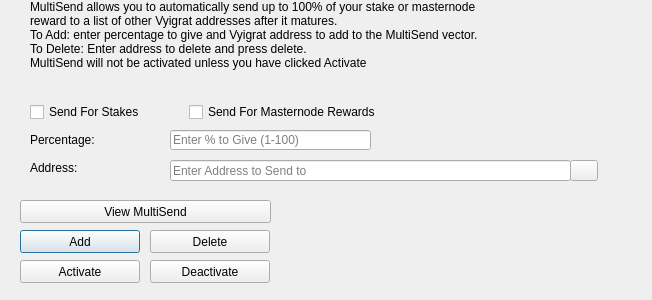
<?xml version="1.0" encoding="UTF-8"?>
<ui version="4.0">
 <class>MultiSendDialog</class>
 <widget class="QDialog" name="MultiSendDialog">
  <property name="windowModality">
   <enum>Qt::NonModal</enum>
  </property>
  <property name="geometry">
   <rect>
    <x>0</x>
    <y>0</y>
    <width>652</width>
    <height>300</height>
   </rect>
  </property>
  <property name="windowTitle">
   <string>MultiSend</string>
  </property>
  <widget class="QLineEdit" name="multiSendPercentEdit">
   <property name="geometry">
    <rect>
     <x>170</x>
     <y>130</y>
     <width>201</width>
     <height>20</height>
    </rect>
   </property>
   <property name="toolTip">
    <string>Enter whole numbers 1 - 100</string>
   </property>
   <property name="placeholderText">
    <string>Enter % to Give (1-100)</string>
   </property>
  </widget>
  <widget class="QLineEdit" name="multiSendAddressEdit">
   <property name="geometry">
    <rect>
     <x>170</x>
     <y>160</y>
     <width>401</width>
     <height>21</height>
    </rect>
   </property>
   <property name="toolTip">
    <string/>
   </property>
   <property name="placeholderText">
    <string>Enter Address to Send to</string>
   </property>
  </widget>
  <widget class="QLabel" name="label_2">
   <property name="geometry">
    <rect>
     <x>30</x>
     <y>0</y>
     <width>451</width>
     <height>121</height>
    </rect>
   </property>
   <property name="lineWidth">
    <number>1</number>
   </property>
   <property name="text">
    <string>MultiSend allows you to automatically send up to 100% of your stake or masternode reward to a list of other Vyigrat addresses after it matures.
To Add: enter percentage to give and Vyigrat address to add to the MultiSend vector.
To Delete: Enter address to delete and press delete.
MultiSend will not be activated unless you have clicked Activate</string>
   </property>
   <property name="alignment">
    <set>Qt::AlignLeading|Qt::AlignLeft|Qt::AlignTop</set>
   </property>
   <property name="wordWrap">
    <bool>true</bool>
   </property>
  </widget>
  <widget class="QLabel" name="message">
   <property name="geometry">
    <rect>
     <x>290</x>
     <y>200</y>
     <width>351</width>
     <height>91</height>
    </rect>
   </property>
   <property name="text">
    <string/>
   </property>
  </widget>
  <widget class="QPushButton" name="addButton">
   <property name="geometry">
    <rect>
     <x>20</x>
     <y>230</y>
     <width>120</width>
     <height>23</height>
    </rect>
   </property>
   <property name="toolTip">
    <string/>
   </property>
   <property name="statusTip">
    <string>Add to MultiSend Vector</string>
   </property>
   <property name="text">
    <string>Add</string>
   </property>
  </widget>
  <widget class="QPushButton" name="disableButton">
   <property name="geometry">
    <rect>
     <x>150</x>
     <y>260</y>
     <width>120</width>
     <height>23</height>
    </rect>
   </property>
   <property name="statusTip">
    <string>Deactivate MultiSend</string>
   </property>
   <property name="text">
    <string>Deactivate</string>
   </property>
  </widget>
  <widget class="QPushButton" name="addressBookButton">
   <property name="geometry">
    <rect>
     <x>570</x>
     <y>160</y>
     <width>28</width>
     <height>21</height>
    </rect>
   </property>
   <property name="toolTip">
    <string>Choose an address from the address book</string>
   </property>
   <property name="text">
    <string/>
   </property>
   <property name="icon">
    <iconset resource="../vyigrat.qrc">
     <normaloff>:/icons/address-book</normaloff>:/icons/address-book</iconset>
   </property>
   <property name="shortcut">
    <string>Alt+A</string>
   </property>
   <property name="autoDefault">
    <bool>false</bool>
   </property>
  </widget>
  <widget class="QLabel" name="label">
   <property name="geometry">
    <rect>
     <x>30</x>
     <y>130</y>
     <width>121</width>
     <height>20</height>
    </rect>
   </property>
   <property name="toolTip">
    <string>Percentage of stake to send</string>
   </property>
   <property name="text">
    <string>Percentage:</string>
   </property>
  </widget>
  <widget class="QLabel" name="label_5">
   <property name="geometry">
    <rect>
     <x>30</x>
     <y>160</y>
     <width>111</width>
     <height>16</height>
    </rect>
   </property>
   <property name="toolTip">
    <string>Address to send portion of stake to</string>
   </property>
   <property name="text">
    <string>Address:</string>
   </property>
  </widget>
  <widget class="QPushButton" name="deleteButton">
   <property name="geometry">
    <rect>
     <x>150</x>
     <y>230</y>
     <width>120</width>
     <height>23</height>
    </rect>
   </property>
   <property name="toolTip">
    <string/>
   </property>
   <property name="statusTip">
    <string>Delete Address From MultiSend Vector</string>
   </property>
   <property name="text">
    <string>Delete</string>
   </property>
  </widget>
  <widget class="QPushButton" name="activateButton">
   <property name="geometry">
    <rect>
     <x>20</x>
     <y>260</y>
     <width>120</width>
     <height>23</height>
    </rect>
   </property>
   <property name="statusTip">
    <string>Activate MultiSend</string>
   </property>
   <property name="text">
    <string>Activate</string>
   </property>
  </widget>
  <widget class="QPushButton" name="viewButton">
   <property name="geometry">
    <rect>
     <x>20</x>
     <y>200</y>
     <width>251</width>
     <height>23</height>
    </rect>
   </property>
   <property name="toolTip">
    <string/>
   </property>
   <property name="statusTip">
    <string>View MultiSend Vector</string>
   </property>
   <property name="text">
    <string>View MultiSend</string>
   </property>
  </widget>
  <widget class="QWidget" name="horizontalLayoutWidget">
   <property name="geometry">
    <rect>
     <x>30</x>
     <y>100</y>
     <width>351</width>
     <height>24</height>
    </rect>
   </property>
   <layout class="QHBoxLayout" name="horizontalLayout">
    <item>
     <widget class="QCheckBox" name="multiSendStakeCheckBox">
      <property name="text">
       <string>Send For Stakes</string>
      </property>
     </widget>
    </item>
    <item>
     <widget class="QCheckBox" name="multiSendMasternodeCheckBox">
      <property name="text">
       <string>Send For Masternode Rewards</string>
      </property>
     </widget>
    </item>
   </layout>
  </widget>
 </widget>
 <resources>
  <include location="../vyigrat.qrc"/>
 </resources>
 <connections/>
</ui>
